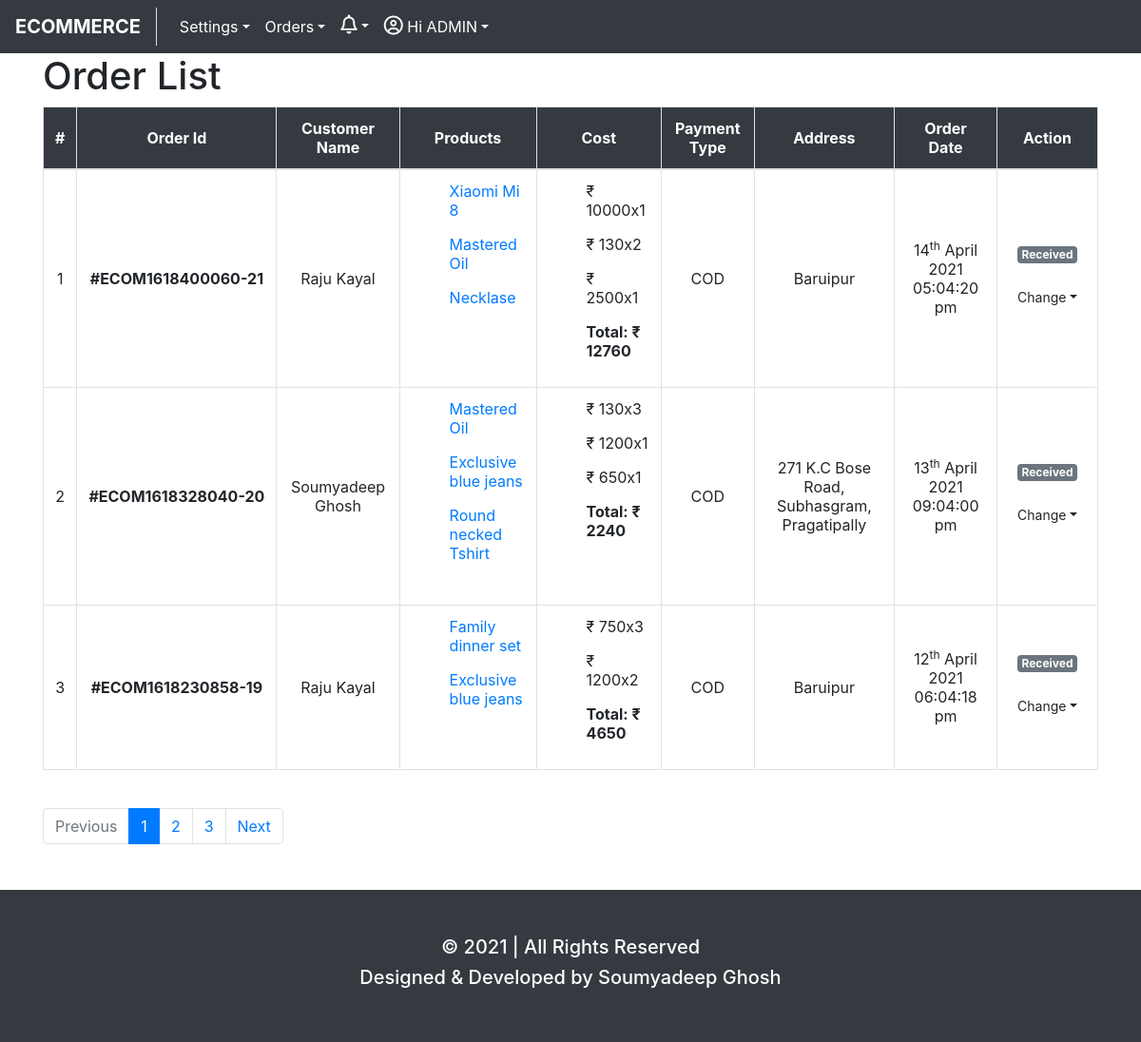
The app's page /orderlist.php (signed in), older data.
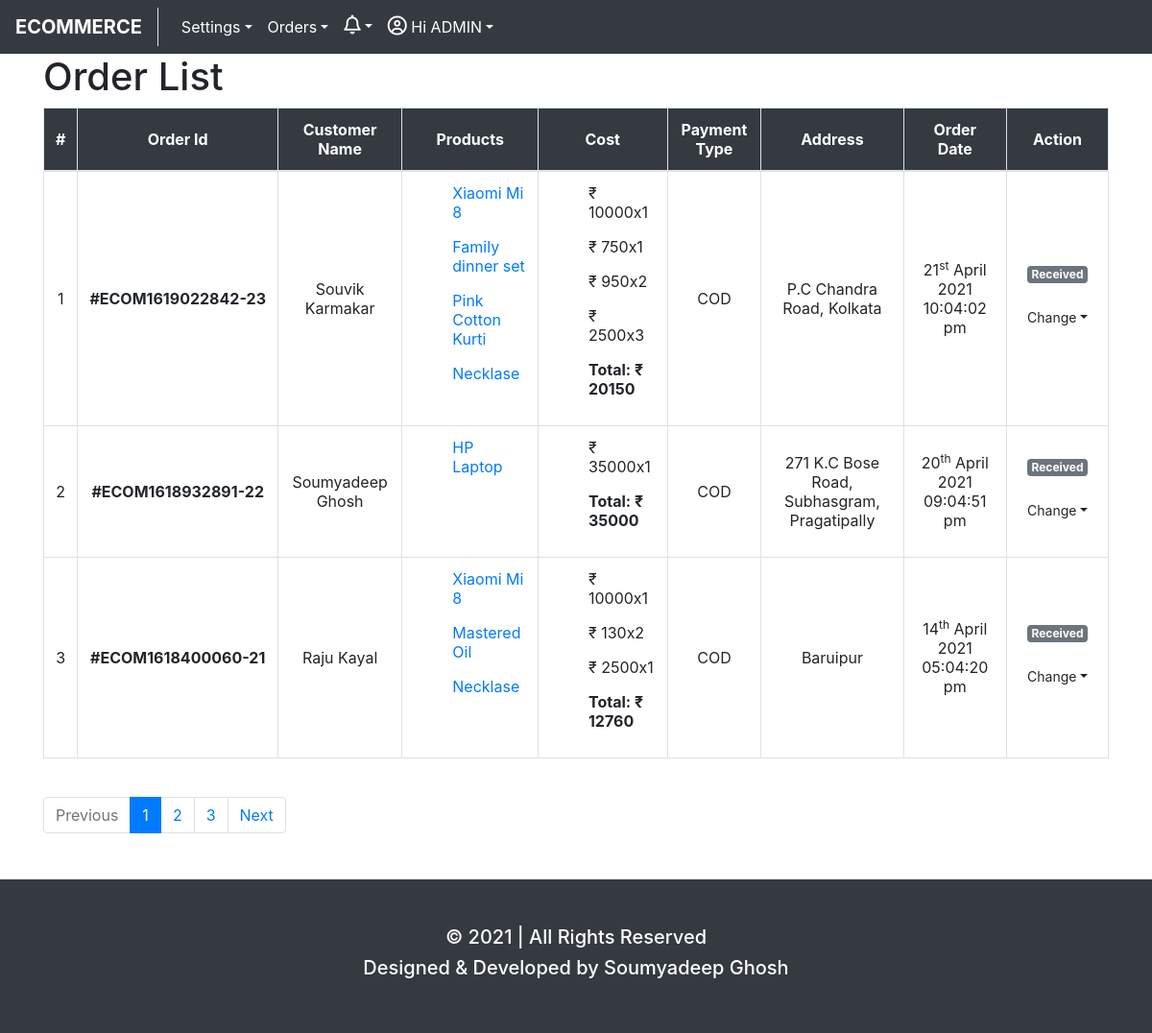
The same page, newer data.
### tables this page shows
CREATE TABLE `orders` (
  `id` int(11) NOT NULL,
  `user_id` int(11) NOT NULL,
  `products` longtext NOT NULL,
  `quantities` longtext NOT NULL,
  `prices` longtext NOT NULL,
  `address` text NOT NULL,
  `payment_method` varchar(50) NOT NULL,
  `invoice` varchar(100) NOT NULL,
  `status` tinyint(1) NOT NULL DEFAULT 1 COMMENT '0=cancelled\r\n1=ordered\r\n2=packed\r\n3=shiped\r\n4=delivered',
  `date` varchar(255) NOT NULL,
  `time` varchar(255) NOT NULL
);

CREATE TABLE `users` (
  `id` int(11) NOT NULL,
  `name` varchar(255) NOT NULL,
  `email` varchar(100) NOT NULL,
  `sex` varchar(10) NOT NULL,
  `address` varchar(255) NOT NULL,
  `username` varchar(50) NOT NULL,
  `password` varchar(100) NOT NULL,
  `type` tinyint(1) NOT NULL DEFAULT 0 COMMENT 'user=0\r\nadmin=1',
  `created_at` varchar(50) NOT NULL,
  `updated_at` varchar(50) NOT NULL
);

CREATE TABLE `product` (
  `id` int(11) NOT NULL,
  `cat_id` int(11) NOT NULL,
  `subcat_id` int(11) NOT NULL,
  `name` varchar(255) NOT NULL,
  `price` varchar(255) NOT NULL,
  `image` varchar(255) NOT NULL,
  `stocks` int(255) NOT NULL,
  `description` text NOT NULL,
  `status` tinyint(1) NOT NULL DEFAULT 0 COMMENT '0=inactive\r\n1=active'
);

### orderlist.php (the view, shortened to what the changed rows need)
<?php
    include "config.php";
    $page = isset($_GET['page']) ? mysqli_real_escape_string($link,$_GET['page']) : 1;
    $limit = 3;
    $offset = ($page - 1) * $limit;
    if($_SESSION['type'] == 1){
        $sql = "SELECT orders.id as order_id,users.name as user_name,products,quantities,orders.prices as prices,orders.address as order_address,payment_method,invoice,status,date,time FROM orders LEFT JOIN users ON orders.user_id=users.id ORDER BY orders.id DESC LIMIT $limit OFFSET $offset";
    }
    $query = mysqli_query($link,$sql);
?>
<head>
    <?php include 'layouts/head.php' ?>
</head>
<body>
    <?php include 'layouts/header.php' ?>
    <div class="container">
        <h1>Order List</h1>
        <?php if(mysqli_num_rows($query) > 0){ $orders = mysqli_fetch_all($query,MYSQLI_ASSOC); $slno = 1; ?>
        <table class="table table-bordered">
            <thead class="bg-dark text-center text-white">
                <tr>
                    <th class="align-middle">#</th>
                    <th class="align-middle">Order Id</th>
                    <?= $_SESSION['type'] == 1 ? '<th class="align-middle">Customer Name</th>' : '' ?>
                    <th class="align-middle">Products</th>
                    <th class="align-middle">Cost</th>
                    <?= $_SESSION['type'] == 1 ? '<th class="align-middle">Payment Type</th>' : '' ?>
                    <?= $_SESSION['type'] == 1 ? '<th class="align-middle">Address</th>' : '' ?>
                    <th class="align-middle">Order Date</th>
                    <?= $_SESSION['type'] == 1 ? '<th class="align-middle">Action</th>' : '' ?>
                </tr>
            </thead>
            <tbody>
                <?php
                    if($_SESSION['type'] == 1){
                        $psql = "SELECT * FROM orders";
                    }else{
                        $psql = "SELECT * FROM orders WHERE user_id='$user_id'";
                    }
                    $pquery = mysqli_query($link,$psql);
                    $total_record = mysqli_num_rows($pquery);
                    $total_page = ceil($total_record / $limit);
                    foreach($orders as $order){
                ?>
                <tr id="<?= $order['order_id'] ?>">
                    <td class="align-middle text-center"><?= $slno ?></td>
                    <td class="align-middle text-center"><strong><?= '#ECOM'.strtotime($order['time'].' '.$order['date']).'-'.$order['order_id'] ?></strong></td>
                    <?= $_SESSION['type'] == 1 ? '<td class="align-middle text-center">'.$order['user_name'].'</td>' : '' ?>
                    <td>
                        <ul style="list-style-type:none">
                            <?php
                                $arr = json_decode($order['products']);
                                foreach($arr as $id){
                                    $psql = "SELECT name FROM product WHERE id='$id'";
                                    $pquery = mysqli_query($link,$psql);
                                    $product = mysqli_fetch_assoc($pquery);
                            ?>
                                <li class="pb-3"><a href="#" data-toggle="popover" title="<?= $product['name'] ?>" data-pid="<?= $id ?>" data-num="<?= $slno ?>" id="<?= $slno.'-'.$id ?>" class="product"><?= $product['name'] ?></li>
                            <?php } ?>
                        </ul>
                    </td>
                    <td>
                        <ul style="list-style-type:none">
                            <?php
                                $total = 0;
                                $quantities = json_decode($order['quantities']);
                                foreach(json_decode($order['prices']) as $key=>$price){
                                    $total += $price * $quantities[$key];
                            ?>
                                <li class="pb-3">&#8377 <?= $price.'x'.$quantities[$key] ?></li>
                            <?php } ?>
                            <li><strong>Total: &#8377 <?= $total ?></strong></li>
                        </ul>
                    </td>
                    <?= $_SESSION['type'] == 1 ? '<td class="align-middle text-center">'.strtoupper($order['payment_method']).'</td>' : '' ?>
                    <?= $_SESSION['type'] == 1 ? '<td class="align-middle text-center">'.$order['order_address'].'</td>' : '' ?>
                    <?php
                        switch($order['status']){
                            case 1:
                                $status = 'Received';
                                $class = 'badge badge-secondary';
                                break;
                        }
                    ?>
                    <td class="align-middle text-center"><?= date('d',strtotime($order['date'])).'<sup>'.date('S',strtotime($order['date'])).'</sup>'.date(' F Y',strtotime($order['date'])).' '.$order['time'] ?></td>
                    <?php if($_SESSION['type'] == 1){ ?>
                        <td class="align-middle text-center">
                            <span class="<?= isset($class) ? $class : '' ?>"><?= isset($status) ? $status : '' ?></span><br><br>
                            <?php if($order['status'] != 0 && $order['status'] != 4 && $order['status'] != 5){ ?>
                            <div class="dropdown" id="ecom<?= $order['order_id'] ?>">
                                <button type="button" class="btn btn-default btn-sm dropdown-toggle" data-toggle="dropdown">Change</button>
                            </div>
                            <?php } ?>
                        </td>
                    <?php } ?>
                </tr>
                <?php $slno++; }}else{ ?>
                    <tr><td class="text-center" colspan="<?= $_SESSION['type'] == 1 ? 9 : 7 ?>">No order found</td></tr>
                <?php } ?>
            </tbody>
        </table>
        <br>
        <ul class="pagination">
            <?php for($i=1;$i<=$total_page;$i++){ ?>
                <li class="page-item <?= ($page == $i) ? 'active' : '' ?>"><a class="page-link" href="orderlist.php?page=<?= $i ?>"><?php echo $i ?></a></li>
            <?php } ?>
        </ul>
    </div>
    <?php include 'layouts/footer.php' ?>
</body>

Row changes from the older to the newer data that the page shows:
no longer on this page (row unchanged): orders: strtotime($order['time'].' '.$order['date']) "1618328040", id "20", user.name "Soumyadeep Ghosh", prices "130", quantities "3", prices "1200", quantities "1", prices "650", total "2240", payment_method "COD", address "271 K.C Bose Road, Subhasgram, Pragatipally", date "13", date "th", date "April 2021", time "09:04:00 pm", status "Received", product (name "Mastered Oil"), shown under "Order List"
no longer on this page (row unchanged): product: name "Exclusive blue jeans"
no longer on this page (row unchanged): product: name "Round necked Tshirt", shown under "1618328040"
no longer on this page (row unchanged): orders: strtotime($order['time'].' '.$order['date']) "1618230858", id "19", user.name "Raju Kayal", prices "750", quantities "3", prices "1200", quantities "2", total "4650", payment_method "COD", address "Baruipur", date "12", date "th", date "April 2021", time "06:04:18 pm", status "Received", product (name "Family dinner set"), shown under "Order List"
added orders: strtotime($order['time'].' '.$order['date']) "1619022842", id "23", user.name "Souvik Karmakar", prices "10000", quantities "1", prices "750", prices "950", quantities "2", prices "2500", quantities "3", total "20150", payment_method "COD", address "P.C Chandra Road, Kolkata", date "21", date "st", date "April 2021", time "10:04:02 pm", status "Received", product (name "Xiaomi Mi 8"), product (name "Family dinner set"), product (name "Necklase"), shown under "Order List"
now on this page (row edited): product: name "Pink Cotton Kurti", shown under "1619022842"
added orders: strtotime($order['time'].' '.$order['date']) "1618932891", id "22", user.name "Soumyadeep Ghosh", prices "35000", quantities "1", total "35000", payment_method "COD", address "271 K.C Bose Road, Subhasgram, Pragatipally", date "20", date "th", date "April 2021", time "09:04:51 pm", status "Received"
now on this page (row edited): product: name "HP Laptop", shown under "1618932891"
